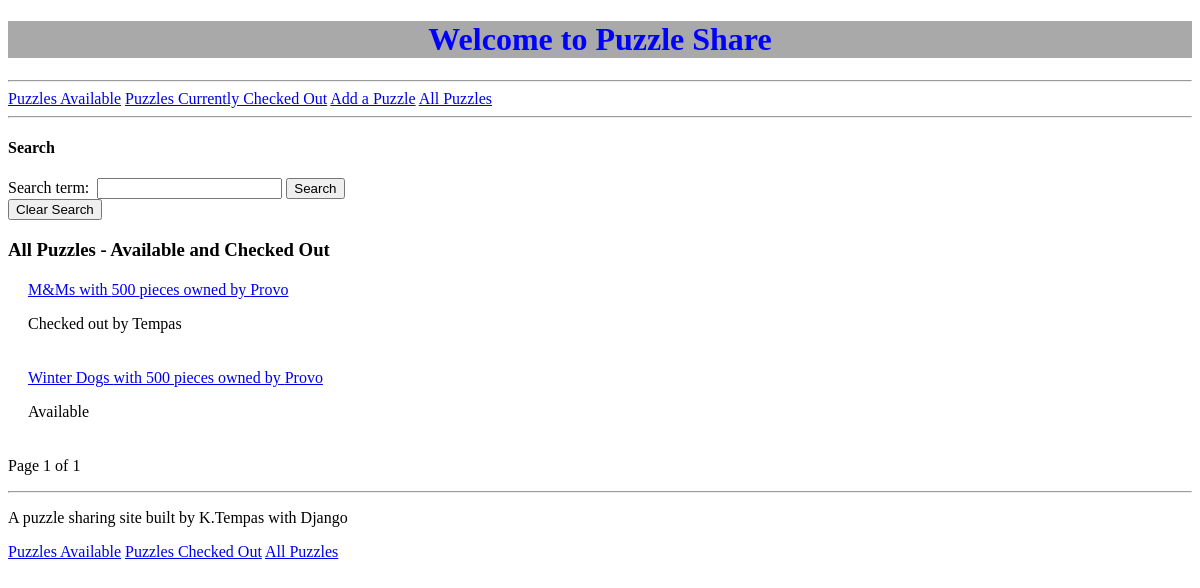
Before: / with the older database file.
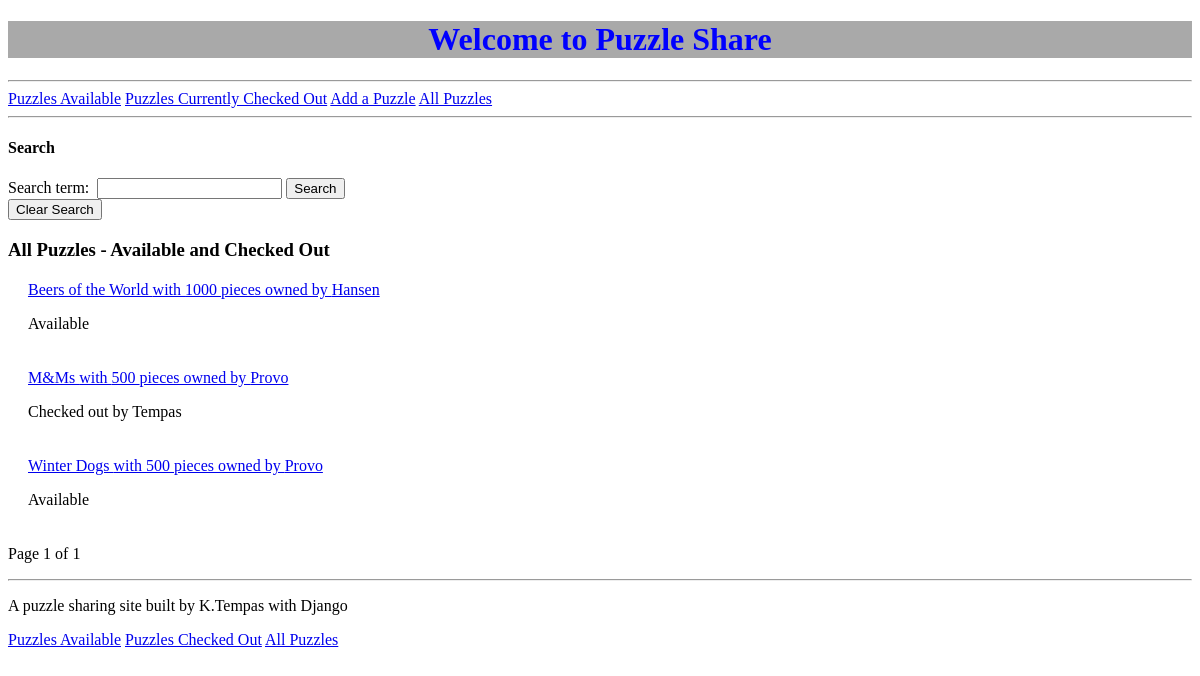
After: the same page with the newer database file.
### puzzle_share/models.py (models this page shows, shortened)
class Puzzle(models.Model):
    PIECES = (
        (50,  ('50 pieces or less')),
        (100, ('100 pieces')),
        (250, ('250 pieces')),
        (500, ('500 pieces')),
        (750, ('750 pieces')),
        (1000, ('1000 pieces'))
    )
    STATUS=(
        (1, ('Available to borrow')),
        (2, ('Borrowed by someone')),
    )                                                   #TODO research -maybe should be models.CASCADE?
    name = models.CharField(max_length=30)
    pieces = models.PositiveSmallIntegerField(choices=PIECES, default= 500,)
    company = models.CharField(max_length=20)#, help_text = 'Enter name of puzzle manufacturer')
    status = models.PositiveSmallIntegerField(choices=STATUS, default=1,)
    owner_last_name = models.CharField(max_length=20)
    user_last_name = models.CharField(max_length=20, default = "")
    photo = models.ImageField(upload_to='user_images/', blank=True, null=True)
    class Meta:
        unique_together = [['name', 'pieces', 'company']]

### puzzle_share/views.py (the view)
# urls.py: path('', views.puzzle_list, name='puzzle_list'),
def puzzle_list(request):
    search_form = SearchForm(request.GET)
    if search_form.is_valid():
        search_term = search_form.cleaned_data['search_term']
        puzzles = Puzzle.objects.filter(name__icontains=search_term).order_by(Lower('name'))
    else:
        search_form = SearchForm()
        puzzles = Puzzle.objects.order_by(Lower('name'))
        page = request.GET.get('page')
        puzzles = helpers.pg_records(page, puzzles, 5)
    return render(request, 'puzzle_share/puzzlelist.html', {'puzzles': puzzles, 'search_form': search_form})

### puzzle_share/forms.py
class SearchForm(forms.Form):
    search_term = forms.CharField()

### puzzle_share/helpers.py (called while the page is built)
def pg_records(page, list, num):
    paginator = Paginator(list, num)
    try:
        page_object = paginator.page(page)
    except PageNotAnInteger:
        page_object = paginator.page(1)
    except EmptyPage:
        if page < 1:
            page_object = paginator.page(1)
        else:
            page_object = paginator.page(paginator.num_pages)
    return page_object

### puzzle_share/templates/puzzle_share/puzzlelist.html (shortened to what this page needs)
{% extends 'puzzle_share/base.html' %}
{% load static %}
{% block content %}
<a class = "nav-link" href="{% url 'puzzles_available' %}">Puzzles Available</a>
<a class = "nav-link" href="{% url 'puzzles_checked_out' %}"> Puzzles Currently Checked Out</a>
<a class = "nav-link" href="{% url 'add_puzzle' %}">Add a Puzzle</a>
<a class = "nav-link" href="{% url 'puzzle_list' %}">All Puzzles</a>
<hr>
<h4>Search</h4>
<form method="GET" action="{% url 'puzzle_list' %}">
    {{ search_form }}
    <button type="submit">Search</button>
</form>
    <a href="{% url 'puzzle_list' %}">
        <button>Clear Search</button>
    </a>
<h3> All Puzzles - Available and Checked Out</h3>
{% for puzzle in puzzles %}
<div class="puzzlelist-puzzle">
    <span id="puzzle-name-{{ puzzle.pk }}" class="puzzle-details">
        <a href="{% url 'puzzle_details' puzzle_pk=puzzle.pk %}">{{ puzzle.name }} with {{puzzle.pieces}} pieces owned by {{puzzle.owner_last_name }}</a>
    {% if puzzle.status == 1 %}
    <p>Available</p>
    {% endif %}
    {% if puzzle.status == 2 %}
    <p>Checked out by {{ puzzle.user_last_name }}</p>
    {% endif %}
</span>
</div>
{% empty %}
<P> No puzzles match search term</P>
{% endfor %}
<div class="pagination">
    <div class="section-inner clearfix">
        <p>
            <span>Page {{ puzzles.number }} of {{ puzzles.paginator.num_pages }}</span>
        </p>
    </div>
</div>
{% endblock %}

### puzzle_share/templates/puzzle_share/base.html (shortened to what this page needs)
{% load static %}
<!DOCTYPE html>
<html>
    <head>
        <link rel="stylesheet" href="https://unpkg.com/sakura.css/css/sakura.css" type="text/css">
        <link rel="stylesheet" href="{% static 'css/style.css' %}" type="text/css">
    </head>
    <body>
        <h1 id="site-header"> Welcome to Puzzle Share</h1>
<hr>
        {% block content %}
        {% endblock %}
        <hr>
    <div>
        <p>A puzzle sharing site built by K.Tempas  with Django</p>
        <a class = "nav-link" href="{% url 'puzzles_available' %}">Puzzles Available</a>
        <a class = "nav-link" href="{% url 'puzzles_checked_out' %}">Puzzles Checked Out</a>
        <a class = "nav-link" href="{% url 'puzzle_list' %}">All Puzzles</a>
    </div>
    </body>
</html>

### puzzle_share/static/css/style.css (style rules this page uses)
span.puzzle-details { display: inline-block; width: 70% }
div.puzzlelist-puzzle { margin: 20px; }
label { display: inline-block; padding-right: 8px; }
a.nav-link { padding-right: 40 px; }
#site-header { background-color: darkgray; color: blue; padding: 40px 0 40px 0 px; text-align: center; }

Changed rows visible on the page:
added Puzzle: name "Beers of the World", pieces "1000", owner_last_name "Hansen", status "Available"
